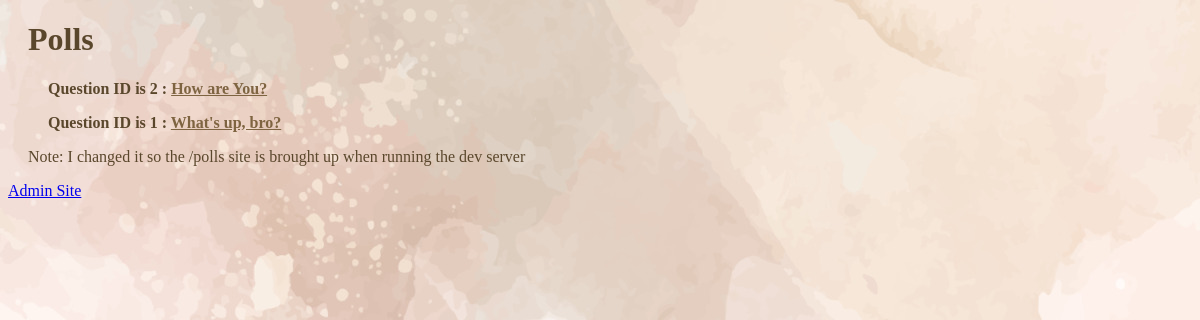
/polls/, run on an earlier commit of the app's database.
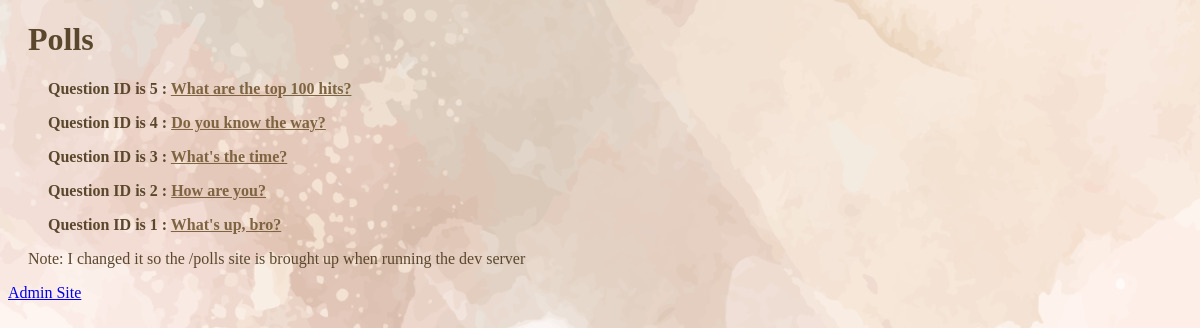
And on a later commit of the database.
### polls/models.py (models this page shows, shortened)
class Question(models.Model):
    question_text = models.CharField(max_length=200)
    pub_date = models.DateTimeField("date published")

### polls/views.py (the view)
# urls.py: path("", views.IndexView.as_view(), name="index"),
class IndexView(generic.ListView):
    template_name = "polls/index.html"
    context_object_name = "latest_question_list"
    def get_queryset(self):
        return Question.objects.filter(pub_date__lte=timezone.now()).order_by("-pub_date")[:5]

### polls/templates/polls/index.html (shortened to what this page needs)
{% load static %}
<!DOCTYPE html>
<html lang="en-US">
    <head>
        <link rel="stylesheet" href="{% static 'polls/style.css' %}">
    </head>
    <body>
        <h1> Polls </h1>
            {% if latest_question_list %}
                <ul>
                {% for question in latest_question_list %}
                    <li><p>Question ID is {{question.id}} :
                        <a href="{% url 'polls:detail' question.id %}">
                            {{ question.question_text }}</a></p></li>
                {% endfor %}
                </ul>
            {% else %}
                <p>No polls are available.</p>
            {% endif %}
            <p class="note"> Note: I changed it so the /polls site is brought up when running the dev server</p>
            <a href="/admin"> Admin Site </a>
    </body>
</html>

### polls/static/polls/style.css (style rules this page uses)
h1, h3 { margin-left: 20px; color: rgb(90, 71, 44); }
li a, label { color: rgb(126, 100, 65); font-size: 18; }
li { color: rgb(90, 71, 44); list-style: none; font-weight: bold; }
.note { margin-left: 20px; color: rgb(90, 71, 44); }
body { background:white url("images/background.jpg") no-repeat; }

What changed in the data, as far as the page shows it:
added Question: id "5", question_text "What are the top 100 hits?"
added Question: id "4", question_text "Do you know the way?"
added Question: id "3", question_text "What's the time?"
changed Question id 2: question_text "How are You?" → "How are you?"
